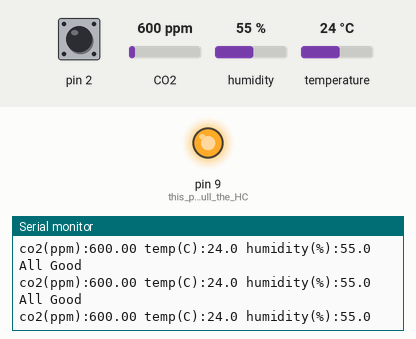
Bench run of a sketch on a simulated Arduino Uno, built with avr-gcc and run on an emulated ATmega328P. Shown: output pins drawn as LEDs (lit = HIGH), the last lines printed to the serial monitor. The test bench sets the inputs (shaded band); at power-on: CO2 600 ppm, pin 2 HIGH, temperature 24 °C, humidity 55 %.

Above: at 1.2 s.
1.3 s: CO2 set to 1050 ppm
At 2.46 s:
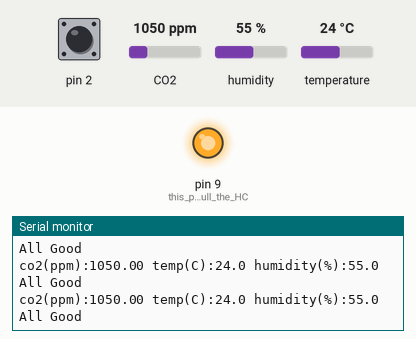
4.3 s: pin 2 pulled LOW for 0.15 s
At 5.0 s:
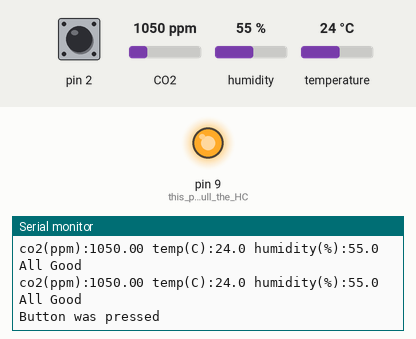
7.4 s: temperature set to 33 °C
At 8.48 s:
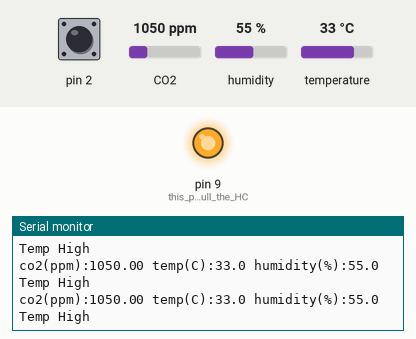
9.0 s: pin 2 pulled LOW for 1 s
At 9.5 s:
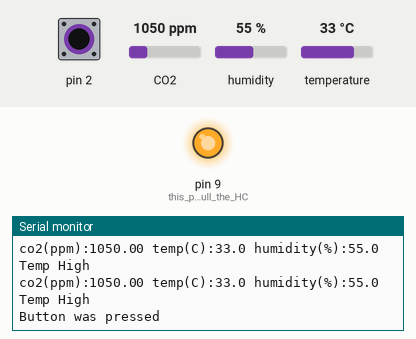

Measured:
- after the input at 1.3 s, the serial monitor: prints a new line after 0.07 s (image 1)
- after the input at 4.3 s, the serial monitor: prints a new line after 0.09 s (image 2)
- after the input at 7.4 s, the serial monitor: prints a new line after 0.05 s (image 3)
- after the input at 9.0 s, the serial monitor: prints a new line after 0.08 s (image 4)

The sketch:

MechatronicsProject.ino
```cpp
#include <SparkFun_SCD30_Arduino_Library.h>
#include <SoftwareSerial.h>
#include <Wire.h>

SoftwareSerial BTSerial(10, 11); // RX | TX
SCD30 airSensor;

uint8_t buff[50];

float co2, temp;

float co2_thr = 20000;
float temp_thr = 32;

void setup()
{
  pinMode(9, OUTPUT);  // this pin will pull the HC-05 pin 34 (key pin) HIGH to switch module to AT mode
  digitalWrite(9, HIGH);
  Serial.begin(9600);
  BTSerial.begin(9600);  // HC-05 default speed in AT command more
  Serial.println("Starting");
  Wire.begin();
  pinMode(2, INPUT_PULLUP);

  if (airSensor.begin() == false)
  {
    Serial.println("Air sensor not detected. Please check wiring. Freezing...");
    while (1)
      ;
  }

}

void loop()
{

  // Keep reading from HC-05 and send to Arduino Serial Monitor
  // if (BTSerial.available())
  if (airSensor.dataAvailable())
  {
    Serial.print("co2(ppm):");
    co2 = airSensor.getCO2();
    Serial.print(co2);

    Serial.print(" temp(C):");
    temp = airSensor.getTemperature();
    Serial.print(temp, 1);

    Serial.print(" humidity(%):");
    Serial.print(airSensor.getHumidity(), 1);

    Serial.println();

    if(co2 > co2_thr)
    {
      BTSerial.print("CO2");
      Serial.print("CO2 High\n");
    }
    if(temp > temp_thr)
    {
      BTSerial.print("Temp");
      Serial.print("Temp High\n");

    }
    if(co2 < co2_thr && temp < temp_thr)
    {
      BTSerial.print("All Good");
      Serial.println("All Good");
    }
    BTSerial.println("");
  }
  if (false)
  {
    String start = BTSerial.readStringUntil('\n');
    Serial.println(start);
    if(start == "G")
    {
      String velStr = BTSerial.readStringUntil('\n');
      String omgStr = BTSerial.readStringUntil('\n');
      int vel = (int)velStr.toInt();
      int the = (int)omgStr.toInt();
      Serial.print("Got Velocity: ");
      Serial.print(vel, DEC);
      Serial.print(" Got Theta: ");
      Serial.println(the, DEC);

    }
  }

  if(!digitalRead(2))
  {
    BTSerial.print("Button");
    Serial.println("Button was pressed");
    delay(1000);
  }

  // Keep reading from Arduino Serial Monitor and send to HC-05
  if (Serial.available())
    BTSerial.write(Serial.read());
}
```
